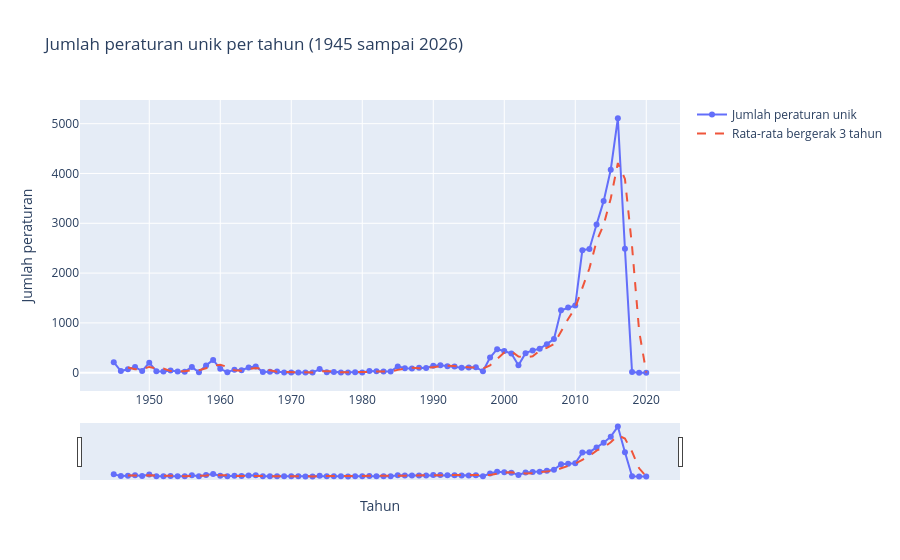

Notebook cell for this chart:
### Markdown cell above
## Bagian 3: Visualisasi Interaktif (Plotly)

Seluruh grafik interaktif (hover, zoom, pilih rentang). Grafik juga disimpan sebagai HTML di `output/figures/`.

### Code cell
# Visualisasi 1: Tren waktu (line chart + range slider)
fig1 = go.Figure()
fig1.add_trace(go.Scatter(x=per_tahun['tahun'], y=per_tahun['jumlah_regulasi'], mode='lines+markers',
                          name='Jumlah peraturan unik'))
fig1.add_trace(go.Scatter(x=per_tahun['tahun'], y=per_tahun['rata2_bergerak_3th'], mode='lines',
                          name='Rata-rata bergerak 3 tahun', line={'dash': 'dash'}))
fig1.update_layout(title='Jumlah peraturan unik per tahun (1945 sampai 2026)',
                   xaxis_title='Tahun', yaxis_title='Jumlah peraturan', hovermode='x unified')
fig1.update_xaxes(rangeslider_visible=True)
fig1.write_html(FIG_DIR / 'v1_tren_regulasi.html', include_plotlyjs='cdn')
fig1.show()

### Figure 1 — Plotly figure (JSON) as saved in the notebook; plotly's stock layout.template omitted (floating-point values rounded to 4 significant figures)
{"data": [{"mode": "lines+markers", "name": "Jumlah peraturan unik", "type": "scatter", "x": [1945, 1946, 1947, 1948, 1949, 1950, 1951, 1952, 1953, 1954, 1955, 1956, 1957, 1958, 1959, 1960, 1961, 1962, 1963, 1964, 1965, 1966, 1967, 1968, 1969, 1970, 1971, 1972, 1973, 1974, 1975, 1976, 1977, 1978, 1979, 1980, 1981, 1982, 1983, 1984, 1985, 1986, 1987, 1988, 1989, 1990, 1991, 1992, 1993, 1994, 1995, 1996, 1997, 1998, 1999, 2000, 2001, 2002, 2003, 2004, 2005, 2006, 2007, 2008, 2009, 2010, 2011, 2012, 2013, 2014, 2015, 2016, 2017, 2018, 2019, 2020], "y": [211, 34, 68, 113, 34, 201, 29, 26, 43, 24, 21, 113, 10, 147, 256, 78, 9, 61, 51, 104, 126, 12, 18, 26, 5, 5, 6, 2, 3, 73, 7, 12, 6, 2, 9, 5, 35, 28, 23, 22, 126, 88, 85, 100, 94, 141, 148, 132, 126, 100, 105, 111, 29, 305, 472, 437, 386, 148, 393, 448, 481, 570, 676, 1255, 1308, 1349, 2459, 2484, 2976, 3445, 4075, 5108, 2487, 12, 0, 1]}, {"line": {"dash": "dash"}, "mode": "lines", "name": "Rata-rata bergerak 3 tahun", "type": "scatter", "x": [1945, 1946, 1947, 1948, 1949, 1950, 1951, 1952, 1953, 1954, 1955, 1956, 1957, 1958, 1959, 1960, 1961, 1962, 1963, 1964, 1965, 1966, 1967, 1968, 1969, 1970, 1971, 1972, 1973, 1974, 1975, 1976, 1977, 1978, 1979, 1980, 1981, 1982, 1983, 1984, 1985, 1986, 1987, 1988, 1989, 1990, 1991, 1992, 1993, 1994, 1995, 1996, 1997, 1998, 1999, 2000, 2001, 2002, 2003, 2004, 2005, 2006, 2007, 2008, 2009, 2010, 2011, 2012, 2013, 2014, 2015, 2016, 2017, 2018, 2019, 2020], "y": [NaN, NaN, 104.3, 71.67, 71.67, 116.0, 88.0, 85.33, 32.67, 31.0, 29.33, 52.67, 48.0, 90.0, 137.7, 160.3, 114.3, 49.33, 40.33, 72.0, 93.67, 80.67, 52.0, 18.67, 16.33, 12.0, 5.333, 4.333, 3.667, 26.0, 27.67, 30.67, 8.333, 6.667, 5.667, 5.333, 16.33, 22.67, 28.67, 24.33, 57.0, 78.67, 99.67, 91.0, 93.0, 111.7, 127.7, 140.3, 135.3, 119.3, 110.3, 105.3, 81.67, 148.3, 268.7, 404.7, 431.7, 323.7, 309.0, 329.7, 440.7, 499.7, 575.7, 833.7, 1080.0, 1304.0, 1705.0, 2097.0, 2640.0, 2968.0, 3499.0, 4209.0, 3890.0, 2536.0, 833.0, 4.333]}], "layout": {"hovermode": "x unified", "title": {"text": "Jumlah peraturan unik per tahun (1945 sampai 2026)"}, "xaxis": {"rangeslider": {"visible": true}, "title": {"text": "Tahun"}}, "yaxis": {"title": {"text": "Jumlah peraturan"}}}}
